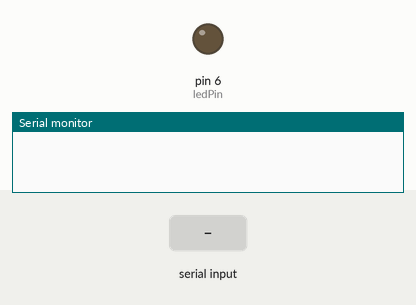
Simulated run of this sketch. Board: Arduino Uno, built with avr-gcc and run on an emulated ATmega328P. Parts: output pins drawn as LEDs (lit = HIGH), the last lines printed to the serial monitor. Inputs (shaded band) come from the test bench. EEPROM starts erased.

Above: at 1.2 s.
1.3 s: "1" received over Serial
At 2.0 s:
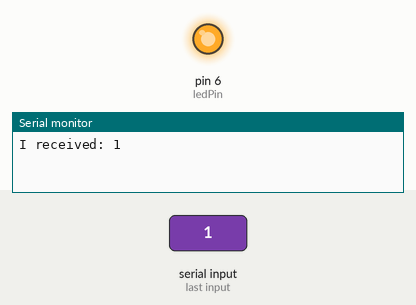
2.8 s: "0" received over Serial
At 3.1 s:
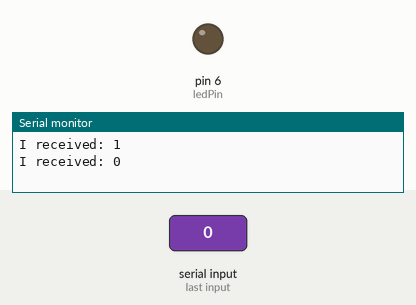
Timing chart, 0 to 5.8 s (numbered marks = the images above; inputs shaded):
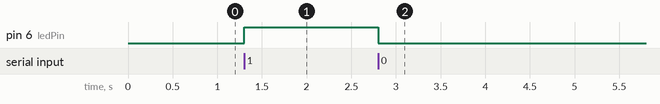

The sketch:

serial_read_eeprom.ino
```cpp
#include <EEPROM.h>

int ledPin = 6;
int eepromAddress = 345;

void setup() {
  Serial.begin(9600);
  pinMode(6, OUTPUT);
  byte storedByte = EEPROM.read(eepromAddress);
  if (storedByte == 1) {
    digitalWrite(ledPin, HIGH);
  } else {
    digitalWrite(ledPin, LOW);
  }
}

void loop() {
  if (Serial.available() > 0) {
    char receivedUnit = Serial.read();
    Serial.print("I received: ");
    Serial.println(receivedUnit);

    if (receivedUnit == '0') {
      digitalWrite(ledPin, LOW);
      EEPROM.write(eepromAddress, 0);
    } else if (receivedUnit == '1') {
      digitalWrite(ledPin, HIGH);
      EEPROM.write(eepromAddress, 1);
    }
  }
}
```

Measured:
- after the input at 1.3 s, pin 6 (ledPin): LOW → HIGH at once
- after the input at 2.8 s, pin 6 (ledPin): HIGH → LOW at once
